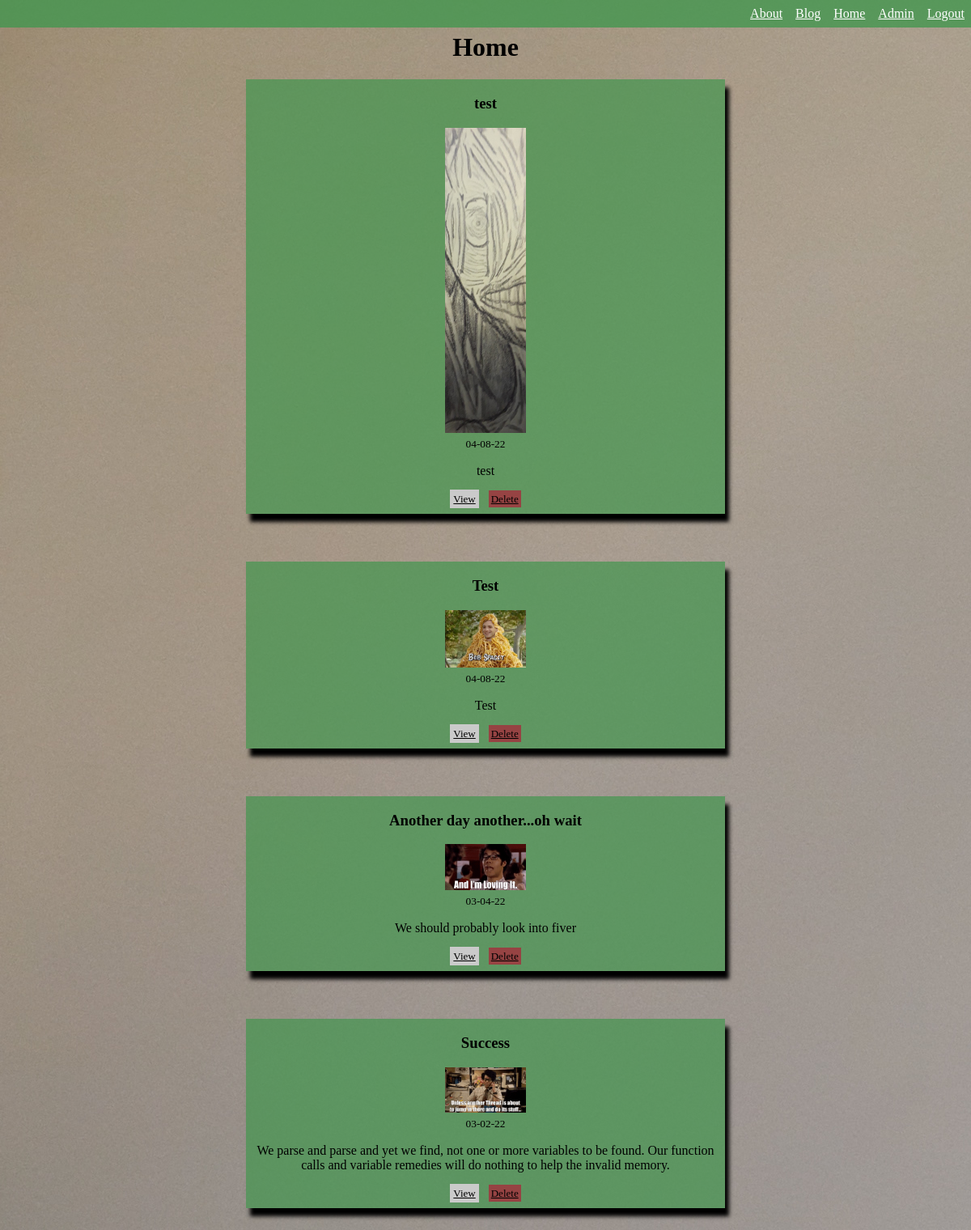
The page /home (signed in) on the database its author committed.
### website/models.py (models this page shows, shortened)
class Post(db.Model):
    id = db.Column(db.Integer, primary_key=True)
    title = db.Column(db.String(150))
    date_posted = db.Column(db.DateTime, nullable=False, default=datetime.utcnow)
    content = db.Column(db.Text, nullable=False)
    adminId = db.Column(db.Integer, db.ForeignKey('admin.id'), nullable=False)
    imageFile = db.Column(db.String(100), nullable = False, default ='default.jpg')

### website/views.py (the view)
@views.route('/', methods=['GET', 'POST'])
@views.route('/home')
def home():
    posts = posts = Post.query.order_by(Post.date_posted.desc())
    return render_template('index.html', title='Home Page', posts=posts)

### website/models.py (called while the page is built)
@loginManager.user_loader
def load_user(adminId):
    return Admin.query.get(int(adminId))

### website/templates/index.html
{% extends "base.html" %}
{% block content %}
    <body class="home-body" align="center">
        <h1 style="margin-top:40px;">Home</h1>
        {% if posts %}
            {% for post in posts %}
                <section class="stickynote-wrapper">
                    <div class="stickynote-post">
                            <h3>{{ post.title }}</h3>
                            <img class="stickynote" src="{{ url_for('static', filename='posted_images/{}'.format(post.imageFile)) }}" width="100px" ,height="600px"><br>
                            <small>{{ post.date_posted.strftime('%m-%d-%y') }}</small>
                            <p>{{ post.content }}</p>
                            {% if current_user.is_authenticated %}
                                <a class="btn-mod1 btn-pad" href="{{ url_for('views.viewPost', id=post.id) }}">View</a>
                                <a class="btn-mod btn-pad" href="{{ url_for('auth.deletePost', id=post.id) }}">Delete</a>
                            {% else %}
                                <a class="btn-mod1 btn-pad" href="{{ url_for('views.viewPost', id=post.id) }}">View</a>
                                <a class="btn-mod1 btn-pad" href="#">Like</a>
                            {% endif %}
                    </div>
                </section>
            {% endfor %}
        {% else %}
            <h1>Nothing To display currently</h1>
        {% endif %}
    </body>
{% endblock %}

### website/static/styles.css (style rules this page uses)
.home-body { background-image: url('../static/site_images/paper.jpg'); }
.btn-mod { background: rgb(150, 67, 67); color: black; padding: 3px; font-size: 13px; margin: 4px }
.btn-mod1 { background: rgb(202, 202, 202); color: black; padding: 2px; font-size: 13px; padding: 4px; margin: 4px; }
.stickynote-wrapper { display: grid; grid-template-columns: repeat(1, auto-fit); grid-gap: 1em; }
.stickynote { min-height: auto; max-width: 100%; object-fit: scale-down; grid-column: repeat(auto-fit); }
.stickynote-post { margin-bottom: 3%; background-color: rgba(68, 150, 79, 0.7); background-size: contain; max-width: 100%; min-height: auto; margin-left: 25%; margin-right: 25%; margin-bottom: 5%; padding-bottom: 10px; box-shadow: 5px 10px 5px; }

### rows shown on the page
Post: title "test", imageFile (picture), date_posted "04-08-22", content "test"
Post: title "Test", imageFile (picture), date_posted "04-08-22", content "Test"
Post: title "Another day another...oh wait", imageFile (picture), date_posted "03-04-22", content "We should probably look into fiver"
Post: title "Success", imageFile (picture), date_posted "03-02-22", content "We parse and parse and yet we find, not one or more variables to be found. Our function calls and variable remedies will do nothing to help the invalid memory."
